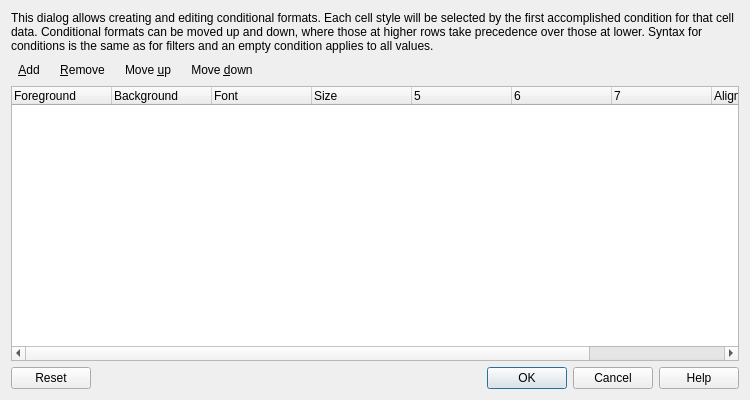
<?xml version="1.0" encoding="UTF-8"?>
<ui version="4.0">
 <class>CondFormatManager</class>
 <widget class="QDialog" name="CondFormatManager">
  <property name="geometry">
   <rect>
    <x>0</x>
    <y>0</y>
    <width>750</width>
    <height>400</height>
   </rect>
  </property>
  <property name="windowTitle">
   <string>Conditional Format Manager</string>
  </property>
  <layout class="QVBoxLayout" name="verticalLayout">
   <item>
    <widget class="QLabel" name="labelTitle">
     <property name="text">
      <string>This dialog allows creating and editing conditional formats. Each cell style will be selected by the first accomplished condition for that cell data. Conditional formats can be moved up and down, where those at higher rows take precedence over those at lower. Syntax for conditions is the same as for filters and an empty condition applies to all values.</string>
     </property>
     <property name="wordWrap">
      <bool>true</bool>
     </property>
    </widget>
   </item>
   <item>
    <layout class="QHBoxLayout" name="horizontalLayout">
     <item>
      <widget class="QToolButton" name="buttonAdd">
       <property name="toolTip">
        <string>Add new conditional format</string>
       </property>
       <property name="text">
        <string>&amp;Add</string>
       </property>
       <property name="icon">
        <iconset resource="icons/icons.qrc">
         <normaloff>:/icons/field_add</normaloff>:/icons/field_add</iconset>
       </property>
       <property name="toolButtonStyle">
        <enum>Qt::ToolButtonTextBesideIcon</enum>
       </property>
       <property name="autoRaise">
        <bool>true</bool>
       </property>
      </widget>
     </item>
     <item>
      <widget class="QToolButton" name="buttonRemove">
       <property name="toolTip">
        <string>Remove selected conditional format</string>
       </property>
       <property name="text">
        <string>&amp;Remove</string>
       </property>
       <property name="icon">
        <iconset resource="icons/icons.qrc">
         <normaloff>:/icons/field_delete</normaloff>:/icons/field_delete</iconset>
       </property>
       <property name="toolButtonStyle">
        <enum>Qt::ToolButtonTextBesideIcon</enum>
       </property>
       <property name="autoRaise">
        <bool>true</bool>
       </property>
      </widget>
     </item>
     <item>
      <widget class="QToolButton" name="buttonUp">
       <property name="toolTip">
        <string>Move selected conditional format up</string>
       </property>
       <property name="text">
        <string>Move &amp;up</string>
       </property>
       <property name="icon">
        <iconset resource="icons/icons.qrc">
         <normaloff>:/icons/up</normaloff>:/icons/up</iconset>
       </property>
       <property name="toolButtonStyle">
        <enum>Qt::ToolButtonTextBesideIcon</enum>
       </property>
       <property name="autoRaise">
        <bool>true</bool>
       </property>
      </widget>
     </item>
     <item>
      <widget class="QToolButton" name="buttonDown">
       <property name="toolTip">
        <string>Move selected conditional format down</string>
       </property>
       <property name="text">
        <string>Move &amp;down</string>
       </property>
       <property name="icon">
        <iconset resource="icons/icons.qrc">
         <normaloff>:/icons/down</normaloff>:/icons/down</iconset>
       </property>
       <property name="toolButtonStyle">
        <enum>Qt::ToolButtonTextBesideIcon</enum>
       </property>
       <property name="autoRaise">
        <bool>true</bool>
       </property>
      </widget>
     </item>
     <item>
      <spacer name="horizontalSpacer">
       <property name="orientation">
        <enum>Qt::Horizontal</enum>
       </property>
       <property name="sizeHint" stdset="0">
        <size>
         <width>40</width>
         <height>20</height>
        </size>
       </property>
      </spacer>
     </item>
    </layout>
   </item>
   <item>
    <widget class="QTreeWidget" name="tableCondFormats">
     <property name="sizeAdjustPolicy">
      <enum>QAbstractScrollArea::AdjustToContents</enum>
     </property>
     <property name="editTriggers">
      <set>QAbstractItemView::AllEditTriggers</set>
     </property>
     <property name="tabKeyNavigation">
      <bool>true</bool>
     </property>
     <property name="selectionBehavior">
      <enum>QAbstractItemView::SelectItems</enum>
     </property>
     <property name="indentation">
      <number>0</number>
     </property>
     <property name="rootIsDecorated">
      <bool>false</bool>
     </property>
     <property name="uniformRowHeights">
      <bool>true</bool>
     </property>
     <property name="itemsExpandable">
      <bool>false</bool>
     </property>
     <property name="expandsOnDoubleClick">
      <bool>false</bool>
     </property>
     <attribute name="headerMinimumSectionSize">
      <number>25</number>
     </attribute>
     <column>
      <property name="text">
       <string>Foreground</string>
      </property>
      <property name="toolTip">
       <string>Text color</string>
      </property>
     </column>
     <column>
      <property name="text">
       <string>Background</string>
      </property>
      <property name="toolTip">
       <string>Background color</string>
      </property>
     </column>
     <column>
      <property name="text">
       <string>Font</string>
      </property>
     </column>
     <column>
      <property name="text">
       <string>Size</string>
      </property>
     </column>
     <column>
      <property name="text">
       <string/>
      </property>
      <property name="toolTip">
       <string>Bold</string>
      </property>
      <property name="icon">
       <iconset resource="icons/icons.qrc">
        <normaloff>:/icons/text_bold.png</normaloff>:/icons/text_bold.png</iconset>
      </property>
     </column>
     <column>
      <property name="text">
       <string/>
      </property>
      <property name="toolTip">
       <string>Italic</string>
      </property>
      <property name="icon">
       <iconset resource="icons/icons.qrc">
        <normaloff>:/icons/text_italic.png</normaloff>:/icons/text_italic.png</iconset>
      </property>
     </column>
     <column>
      <property name="text">
       <string/>
      </property>
      <property name="toolTip">
       <string>Underline</string>
      </property>
      <property name="icon">
       <iconset resource="icons/icons.qrc">
        <normaloff>:/icons/text_underline.png</normaloff>:/icons/text_underline.png</iconset>
      </property>
     </column>
     <column>
      <property name="text">
       <string>Alignment</string>
      </property>
     </column>
     <column>
      <property name="text">
       <string>Condition</string>
      </property>
     </column>
    </widget>
   </item>
   <item>
    <widget class="QDialogButtonBox" name="buttonBox">
     <property name="orientation">
      <enum>Qt::Horizontal</enum>
     </property>
     <property name="standardButtons">
      <set>QDialogButtonBox::Cancel|QDialogButtonBox::Help|QDialogButtonBox::Ok|QDialogButtonBox::Reset</set>
     </property>
    </widget>
   </item>
  </layout>
 </widget>
 <resources>
  <include location="icons/icons.qrc"/>
 </resources>
 <connections>
  <connection>
   <sender>buttonBox</sender>
   <signal>accepted()</signal>
   <receiver>CondFormatManager</receiver>
   <slot>accept()</slot>
   <hints>
    <hint type="sourcelabel">
     <x>248</x>
     <y>254</y>
    </hint>
    <hint type="destinationlabel">
     <x>157</x>
     <y>274</y>
    </hint>
   </hints>
  </connection>
  <connection>
   <sender>buttonBox</sender>
   <signal>rejected()</signal>
   <receiver>CondFormatManager</receiver>
   <slot>reject()</slot>
   <hints>
    <hint type="sourcelabel">
     <x>316</x>
     <y>260</y>
    </hint>
    <hint type="destinationlabel">
     <x>286</x>
     <y>274</y>
    </hint>
   </hints>
  </connection>
 </connections>
</ui>
